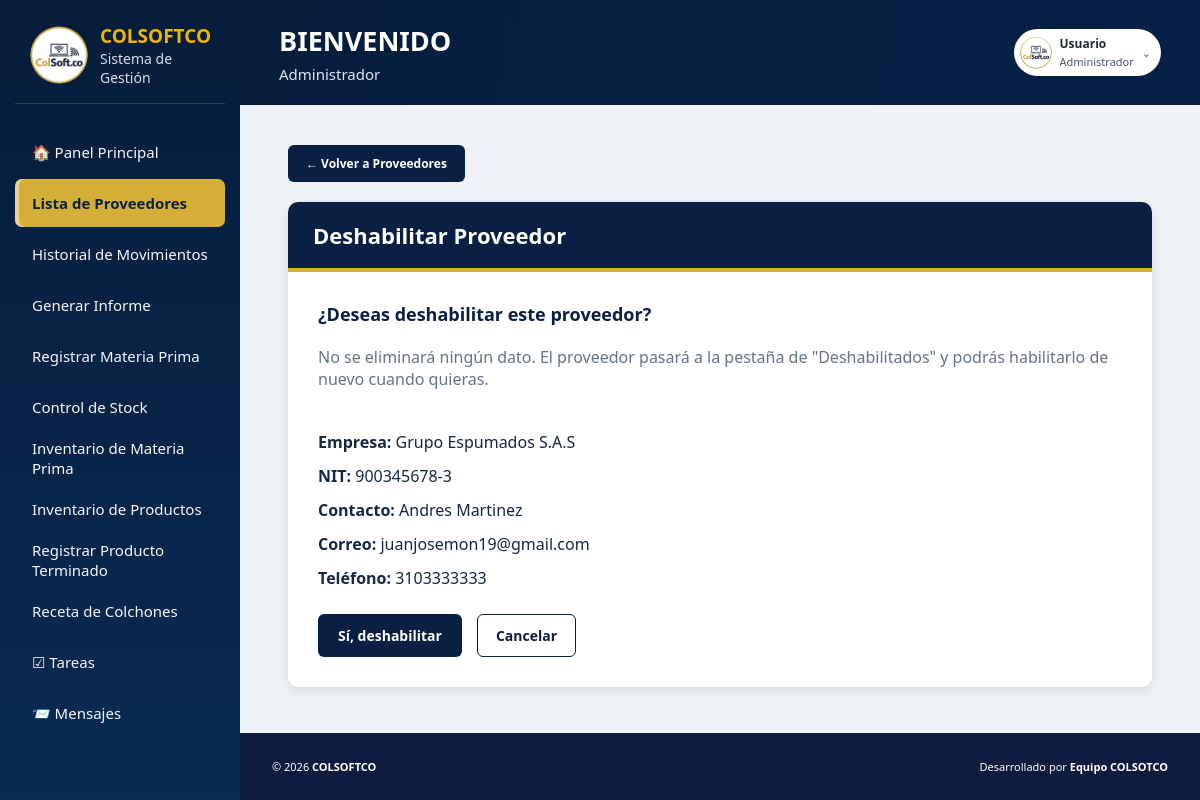
The page /view/lista_proveedores/ambiar_estado_proveedor.php?id=3&volver=activo (signed in) on the database its author committed.
### tables this page shows
CREATE TABLE `proveedores` (
  `id_proveedor` int(11) NOT NULL,
  `nombre_empresa` varchar(80) NOT NULL,
  `nit` varchar(20) NOT NULL,
  `direccion` varchar(255) NOT NULL,
  `descripcion_empresa` text DEFAULT NULL,
  `contacto_nombre` varchar(80) NOT NULL,
  `contacto_apellido` varchar(80) NOT NULL,
  `telefono` varchar(10) DEFAULT NULL,
  `email` varchar(70) DEFAULT NULL,
  `imagen` varchar(255) DEFAULT NULL,
  `estado` enum('activo','inactivo') NOT NULL DEFAULT 'activo',
  `activo` tinyint(1) NOT NULL DEFAULT 1
);

### app/logica_proveedores.php (called while the page is built, shortened)
<?php
require_once __DIR__ . '/../config/conexion.php';
class ProveedorLogica
{
    private $conn;
    public function __construct()
    {
        $db = new Conexion();
        $this->conn = $db->getConnection();
    }
    public function getProveedorById(int $id): ?array
    {
        $sql = "
            SELECT *
            FROM proveedores
            WHERE id_proveedor = :id
        ";
        $stmt = $this->conn->prepare($sql);
        $stmt->bindParam(':id', $id, PDO::PARAM_INT);
        $stmt->execute();
        $proveedor = $stmt->fetch(PDO::FETCH_ASSOC);
        return $proveedor ?: null;
    }
}

### config/conexion.php (called while the page is built, shortened)
<?php
  class Conexion
  {
    private string $Servidor = "localhost";
    private string $BaseDeDatos = "colsoftco";
    private string $Usuario = "root";
    private string $Password = "";
    private static ?PDO $instance = null;
    public function getConnection(): PDO {
      if (self::$instance === null) {
        self::$instance = new PDO(
          "mysql:host={$this->Servidor};dbname={$this->BaseDeDatos};charset=utf8mb4",
          $this->Usuario,
          $this->Password,
          [
            PDO::ATTR_ERRMODE => PDO::ERRMODE_EXCEPTION,
            PDO::ATTR_DEFAULT_FETCH_MODE => PDO::FETCH_ASSOC,
            PDO::ATTR_EMULATE_PREPARES => false,
          ]
        );
      }
      $this->Conector = self::$instance;
      return $this->Conector;
    }
  }

### view/lista_proveedores/ambiar_estado_proveedor.php (the view, shortened to what this page needs)
<?php
require_once __DIR__ . '/../../app/logica_proveedores.php';
$logica = new ProveedorLogica();
$id = filter_input(INPUT_GET, 'id', FILTER_VALIDATE_INT);
$proveedor = $logica->getProveedorById($id);
$nuevoEstado = $proveedor['estado'] === 'activo' ? 'inactivo' : 'activo';
$esDeshabilitar = $nuevoEstado === 'inactivo';
$volverA = $_GET['volver'] ?? ($proveedor['estado'] ?? 'activo');
?>
<!DOCTYPE html>
<html lang="es">
<head>
<link rel="stylesheet" href="../../public/css/global.css">
<link rel="stylesheet" href="../../public/css/layout.css">
<link rel="stylesheet" href="crud_proveedor.css">
</head>
<body>
    <div class="app">
        <?php include __DIR__ . '/../partials/sidebar.php'; ?>
        <div class="main">
            <?php
            include __DIR__ . '/../partials/topbar.php';
            ?>
            <main class="content">
    <div class="contenedor">
        <div class="acciones-superior">
            <a href="../lista_proveedores/lista_proveedores.php?estado=<?= urlencode($volverA) ?>" class="btn-volver">
                ← Volver a Proveedores
            </a>
        </div>
        <div class="card">
            <div class="card-header">
                <?= $esDeshabilitar ? 'Deshabilitar Proveedor' : 'Habilitar Proveedor' ?>
            </div>
            <div class="card-body">
                <h2>
                    <?= $esDeshabilitar
                        ? '¿Deseas deshabilitar este proveedor?'
                        : '¿Deseas habilitar nuevamente este proveedor?' ?>
                </h2>
                <?php if ($esDeshabilitar): ?>
                    <p style="color:#64748b; margin-top:8px;">
                        No se eliminará ningún dato. El proveedor pasará a la pestaña de
                        "Deshabilitados" y podrás habilitarlo de nuevo cuando quieras.
                    </p>
                <?php endif; ?>
                <br>
                <p>
                    <strong>Empresa:</strong>
                    <?= htmlspecialchars($proveedor['nombre_empresa']) ?>
                </p>
                <p>
                    <strong>NIT:</strong>
                    <?= htmlspecialchars($proveedor['nit']) ?>
                </p>
                <p>
                    <strong>Contacto:</strong>
                    <?= htmlspecialchars($proveedor['contacto_nombre']) ?>
                    <?= htmlspecialchars($proveedor['contacto_apellido']) ?>
                </p>
                <p>
                    <strong>Correo:</strong>
                    <?= htmlspecialchars($proveedor['email']) ?>
                </p>
                <p>
                    <strong>Teléfono:</strong>
                    <?= htmlspecialchars($proveedor['telefono']) ?>
                </p>
                <div class="botones">
                    <form method="POST" id="formEstado">
                        <button type="submit" class="btn btn-guardar" id="btnConfirmar">
                            <?= $esDeshabilitar ? 'Sí, deshabilitar' : 'Sí, habilitar' ?>
                        </button>
                    </form>
                    <a href="../lista_proveedores/lista_proveedores.php?estado=<?= urlencode($volverA) ?>"
                       class="btn btn-volver-secundario">
                        Cancelar
                    </a>
                </div>
            </div>
        </div>
    </div>
            </main>
            <?php include __DIR__ . '/../partials/footer.php'; ?>
        </div>
    </div>
</body>
</html>

### public/css/global.css (style rules this page uses)
*, *::before, *::after { box-sizing: border-box; margin: 0; padding: 0; }
html { font-family: Arial, sans-serif; font-size: 12px; }
body { font-family: Arial, sans-serif; font-size: 12px; color: #152846; background: #f7f9fc; min-height: 100vh; }
:root { --navy: #0A1F44; --navy-dark: #061d3c; --navy-2: #092b55; --gold: #D4AF37; --gold-hover: #b8941f; --gold-soft: rgba(212, 175, 55, 0.14); --bg: #f7f9fc; --surface: #ffffff; --surface-2: #eef2f7; --text: #152846; --muted: #64748b; --border: #e5eaf0; --success: #16a34a; --danger: #dc2626; --warning: #f59e0b; --info: #3b82f6; --shadow: 0 4px 14px rgba(10, 31, 68, 0.10); --header-height: 70px; }
body, .app, .sidebar, .topbar, footer, .card, input, select, textarea, button { transition: background-color 0.25s ease, color 0.25s ease, border-color 0.25s ease; }

### public/css/layout.css (style rules this page uses)
:root { --navy: #061d3c; --navy-2: #092b55; --gold: #D4AF37; --gold-hover: #b8941f; --gold-soft: rgba(212, 175, 55, 0.14); --bg: #f7f9fc; --surface: #ffffff; --surface-2: #eef2f7; --text: #152846; --muted: #64748b; --border: #e5eaf0; --success: #16a34a; --danger: #dc2626; --warning: #f59e0b; --info: #3b82f6; --shadow: 0 4px 14px rgba(10, 31, 68, 0.10); }
*, *::before, *::after { box-sizing: border-box; }
html { scroll-behavior: smooth; }
body { margin: 0; min-height: 100vh; font-family: "Segoe UI", Arial, sans-serif; color: var(--text); background: var(--bg); overflow-x: hidden; }
button { cursor: pointer; font-family: inherit; border: none; }
.app { min-height: 100vh; display: flex; }
.main { margin-left: 276px; }
.main { flex: 1; display: flex; flex-direction: column; min-width: 0; }
@media (max-width: 1200px) { .main { margin-left: 240px; } }
body:has(> .app) { display: block; }
.app { display: flex; flex-direction: row; align-items: stretch; width: 100%; min-height: 100vh; }
.app > .main { flex: 1 1 auto; min-width: 0; display: flex; flex-direction: column; }
.app > .main > .content { flex: 1 1 auto; min-width: 0; }

### view/lista_proveedores/crud_proveedor.css (style rules this page uses)
* { box-sizing: border-box; }
body { background: #eef1f5; min-height: 100vh; }
.contenedor { width: 90%; max-width: 900px; margin: 40px auto; flex: 1; }
.card { background: #fff; border-radius: 10px; overflow: hidden; box-shadow: 0 3px 10px rgba(0, 0, 0, 0.1); }
.card-header { background: #0a1f44; color: white; padding: 18px 25px; font-size: 22px; font-weight: bold; border-bottom: 4px solid #d4af37; }
.card-body { padding: 30px; }
.card-body h2 { color: #0a1f44; margin-bottom: 20px; }
.card-body p { margin: 12px 0; font-size: 16px; }
.acciones-superior { margin-bottom: 20px; }
.botones { margin-top: 25px; display: flex; gap: 15px; align-items: center; }
.btn { padding: 12px 20px; border: none; border-radius: 6px; cursor: pointer; text-decoration: none; font-weight: bold; font-size: 14px; transition: 0.3s; text-align: center; }
.btn-guardar { background: #0a1f44; color: white; }
.btn-volver { display: inline-block; background: #0a1f44; color: white; text-decoration: none; padding: 10px 18px; border-radius: 6px; font-weight: bold; transition: 0.3s; }
.btn-volver-secundario { background: transparent; color: #0a1f44; border: 1px solid #0a1f44; padding: 11px 18px; border-radius: 6px; font-weight: bold; text-decoration: none; transition: 0.3s; }

### rows shown on the page
proveedores: nombre_empresa "Grupo Espumados S.A.S", nit "900345678-3", contacto_nombre "Andres", contacto_apellido "Martinez", email "juanjosemon19@gmail.com", telefono "3103333333"

### other values the page prints
$rolActual "Administrador"
